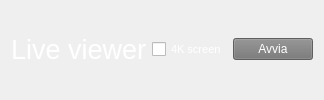
            <widget class="QWidget" name="page_2">
             <layout class="QVBoxLayout" name="verticalLayout_9">
              <item>
               <layout class="QGridLayout" name="gridLayout">
                <property name="sizeConstraint">
                 <enum>QLayout::SetDefaultConstraint</enum>
                </property>
                <item row="0" column="4">
                 <widget class="QPushButton" name="startLiveBtn">
                  <property name="enabled">
                   <bool>false</bool>
                  </property>
                  <property name="maximumSize">
                   <size>
                    <width>80</width>
                    <height>16777215</height>
                   </size>
                  </property>
                  <property name="styleSheet">
                   <string notr="true">color: #FFF; background: rgb(116, 116, 116)</string>
                  </property>
                  <property name="text">
                   <string>Avvia</string>
                  </property>
                 </widget>
                </item>
                <item row="0" column="3">
                 <widget class="QCheckBox" name="LargeScreenCheck">
                  <property name="font">
                   <font>
                    <family>MS Shell Dlg 2</family>
                    <pointsize>8</pointsize>
                    <underline>false</underline>
                    <strikeout>false</strikeout>
                    <kerning>true</kerning>
                   </font>
                  </property>
                  <property name="autoFillBackground">
                   <bool>false</bool>
                  </property>
                  <property name="styleSheet">
                   <string notr="true">QCheckBox {color:white}
</string>
                  </property>
                  <property name="text">
                   <string>4K screen</string>
                  </property>
                 </widget>
                </item>
                <item row="0" column="0" colspan="3">
                 <widget class="QLabel" name="label_2">
                  <property name="maximumSize">
                   <size>
                    <width>16777215</width>
                    <height>70</height>
                   </size>
                  </property>
                  <property name="font">
                   <font>
                    <pointsize>20</pointsize>
                   </font>
                  </property>
                  <property name="styleSheet">
                   <string notr="true">color: #FFF;</string>
                  </property>
                  <property name="text">
                   <string>Live viewer</string>
                  </property>
                  <property name="alignment">
                   <set>Qt::AlignCenter</set>
                  </property>
                 </widget>
                </item>
                <item row="1" column="2" colspan="3">
                 <layout class="QHBoxLayout" name="OpenGL_layout"/>
                </item>
                <item row="1" column="0" colspan="2">
                 <layout class="QHBoxLayout" name="pathlayout"/>
                </item>
               </layout>
              </item>
             </layout>
            </widget>
